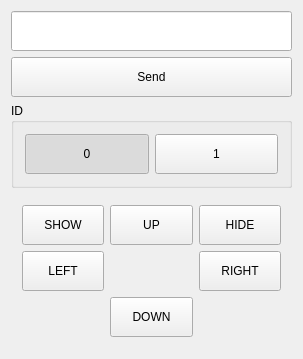
<?xml version="1.0" encoding="UTF-8"?>
<ui version="4.0">
 <class>Client</class>
 <widget class="QDialog" name="Client">
  <property name="geometry">
   <rect>
    <x>0</x>
    <y>0</y>
    <width>303</width>
    <height>342</height>
   </rect>
  </property>
  <property name="windowTitle">
   <string>Client</string>
  </property>
  <layout class="QVBoxLayout" name="verticalLayout">
   <item>
    <widget class="QLineEdit" name="lineEdit_cmd">
     <property name="minimumSize">
      <size>
       <width>0</width>
       <height>40</height>
      </size>
     </property>
    </widget>
   </item>
   <item>
    <widget class="QPushButton" name="pushButton_send">
     <property name="minimumSize">
      <size>
       <width>0</width>
       <height>40</height>
      </size>
     </property>
     <property name="focusPolicy">
      <enum>Qt::NoFocus</enum>
     </property>
     <property name="text">
      <string>Send</string>
     </property>
    </widget>
   </item>
   <item>
    <widget class="QGroupBox" name="groupBox">
     <property name="title">
      <string>ID</string>
     </property>
     <layout class="QHBoxLayout" name="horizontalLayout">
      <item>
       <widget class="QPushButton" name="pushButton_id0">
        <property name="minimumSize">
         <size>
          <width>0</width>
          <height>40</height>
         </size>
        </property>
        <property name="focusPolicy">
         <enum>Qt::NoFocus</enum>
        </property>
        <property name="text">
         <string>0</string>
        </property>
        <property name="checkable">
         <bool>true</bool>
        </property>
        <property name="checked">
         <bool>true</bool>
        </property>
        <property name="autoExclusive">
         <bool>true</bool>
        </property>
       </widget>
      </item>
      <item>
       <widget class="QPushButton" name="pushButton_id1">
        <property name="minimumSize">
         <size>
          <width>0</width>
          <height>40</height>
         </size>
        </property>
        <property name="focusPolicy">
         <enum>Qt::NoFocus</enum>
        </property>
        <property name="text">
         <string>1</string>
        </property>
        <property name="checkable">
         <bool>true</bool>
        </property>
        <property name="autoExclusive">
         <bool>true</bool>
        </property>
       </widget>
      </item>
     </layout>
    </widget>
   </item>
   <item>
    <widget class="QWidget" name="widget" native="true">
     <layout class="QGridLayout" name="gridLayout">
      <item row="2" column="0">
       <widget class="QPushButton" name="pushButton_left">
        <property name="minimumSize">
         <size>
          <width>0</width>
          <height>40</height>
         </size>
        </property>
        <property name="focusPolicy">
         <enum>Qt::NoFocus</enum>
        </property>
        <property name="text">
         <string>LEFT</string>
        </property>
       </widget>
      </item>
      <item row="0" column="1">
       <widget class="QPushButton" name="pushButton_up">
        <property name="minimumSize">
         <size>
          <width>0</width>
          <height>40</height>
         </size>
        </property>
        <property name="focusPolicy">
         <enum>Qt::NoFocus</enum>
        </property>
        <property name="text">
         <string>UP</string>
        </property>
       </widget>
      </item>
      <item row="2" column="2">
       <widget class="QPushButton" name="pushButton_right">
        <property name="minimumSize">
         <size>
          <width>0</width>
          <height>40</height>
         </size>
        </property>
        <property name="focusPolicy">
         <enum>Qt::NoFocus</enum>
        </property>
        <property name="text">
         <string>RIGHT</string>
        </property>
       </widget>
      </item>
      <item row="3" column="1">
       <widget class="QPushButton" name="pushButton_down">
        <property name="minimumSize">
         <size>
          <width>0</width>
          <height>40</height>
         </size>
        </property>
        <property name="focusPolicy">
         <enum>Qt::NoFocus</enum>
        </property>
        <property name="text">
         <string>DOWN</string>
        </property>
       </widget>
      </item>
      <item row="0" column="0">
       <widget class="QPushButton" name="pushButton_show">
        <property name="minimumSize">
         <size>
          <width>0</width>
          <height>40</height>
         </size>
        </property>
        <property name="focusPolicy">
         <enum>Qt::NoFocus</enum>
        </property>
        <property name="text">
         <string>SHOW</string>
        </property>
       </widget>
      </item>
      <item row="0" column="2">
       <widget class="QPushButton" name="pushButton_hide">
        <property name="minimumSize">
         <size>
          <width>0</width>
          <height>40</height>
         </size>
        </property>
        <property name="focusPolicy">
         <enum>Qt::NoFocus</enum>
        </property>
        <property name="text">
         <string>HIDE</string>
        </property>
       </widget>
      </item>
     </layout>
    </widget>
   </item>
  </layout>
 </widget>
 <layoutdefault spacing="6" margin="11"/>
 <resources/>
 <connections/>
</ui>
